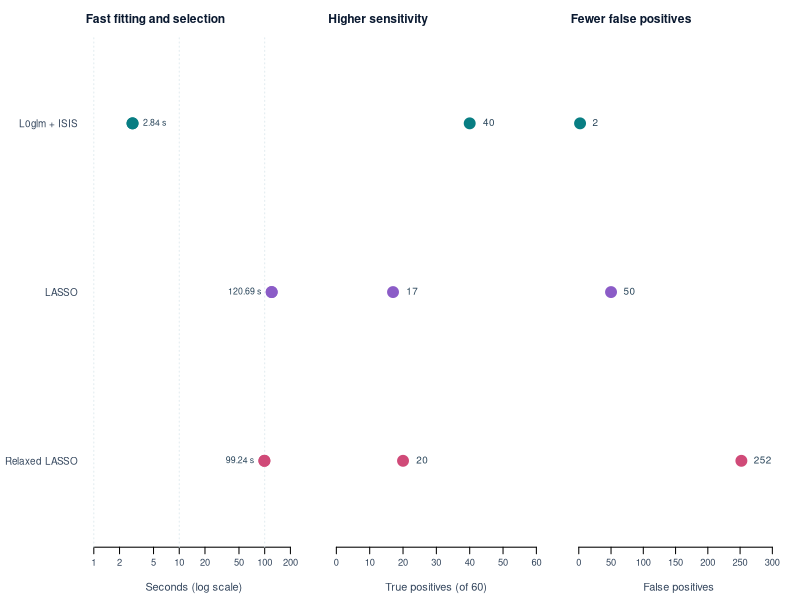

Recreate this plot in R.
## ---- chunk 1
knitr::opts_chunk$set(collapse=TRUE, comment="#>", message=FALSE, warning=FALSE,
  fig.width=9, fig.height=4.2, dpi=160)
## ---- chunk 2
layout(matrix(1:3, nrow=1), widths=c(1.3, 1, 1))
par(mar=c(4, 6.5, 2.8, 1), mgp=c(2.5, .6, 0), family="sans", cex.axis=.85,
  bg="white", col.axis="#34465d", col.lab="#34465d", col.main="#0a1930")
labels <- c("L0glm + ISIS", "LASSO", "Relaxed LASSO")
cols <- c("#087e83", "#8b5cc7", "#d04a78")
seconds <- c(2.84, 120.69, 99.24)
plot(seconds, 3:1, log="x", xlim=c(1, 220), ylim=c(.6, 3.4), pch=21, bg=cols,
  col=cols, cex=2.2, yaxt="n", xlab="Seconds (log scale)", ylab="", bty="n")
axis(2, at=3:1, labels=labels, las=1, tick=FALSE, cex.axis=.9)
abline(v=c(1, 10, 100), col="#e1ebef", lty=3)
points(seconds, 3:1, pch=21, bg=cols, col=cols, cex=2.2)
text(seconds, 3:1, sprintf("%.2f s", seconds), pos=ifelse(seconds > 50, 2, 4),
  offset=.8, cex=.8, col="#29455a")
title("Fast fitting and selection", adj=0, cex.main=1.1)
par(mar=c(4, 1, 2.8, 1))
tp <- c(40, 17, 20)
plot(tp, 3:1, xlim=c(0, 60), ylim=c(.6, 3.4), pch=21, bg=cols, col=cols,
  cex=2.2, yaxt="n", xlab="True positives (of 60)", ylab="", bty="n")
text(tp+2, 3:1, tp, pos=4, cex=.9, col="#29455a")
title("Higher sensitivity", adj=0, cex.main=1.1)
fp <- c(2, 50, 252)
plot(fp, 3:1, xlim=c(0, 310), ylim=c(.6, 3.4), pch=21, bg=cols, col=cols,
  cex=2.2, yaxt="n", xlab="False positives", ylab="", bty="n")
text(fp+9, 3:1, fp, pos=4, cex=.9, col="#29455a")
title("Fewer false positives", adj=0, cex.main=1.1)
layout(1)
